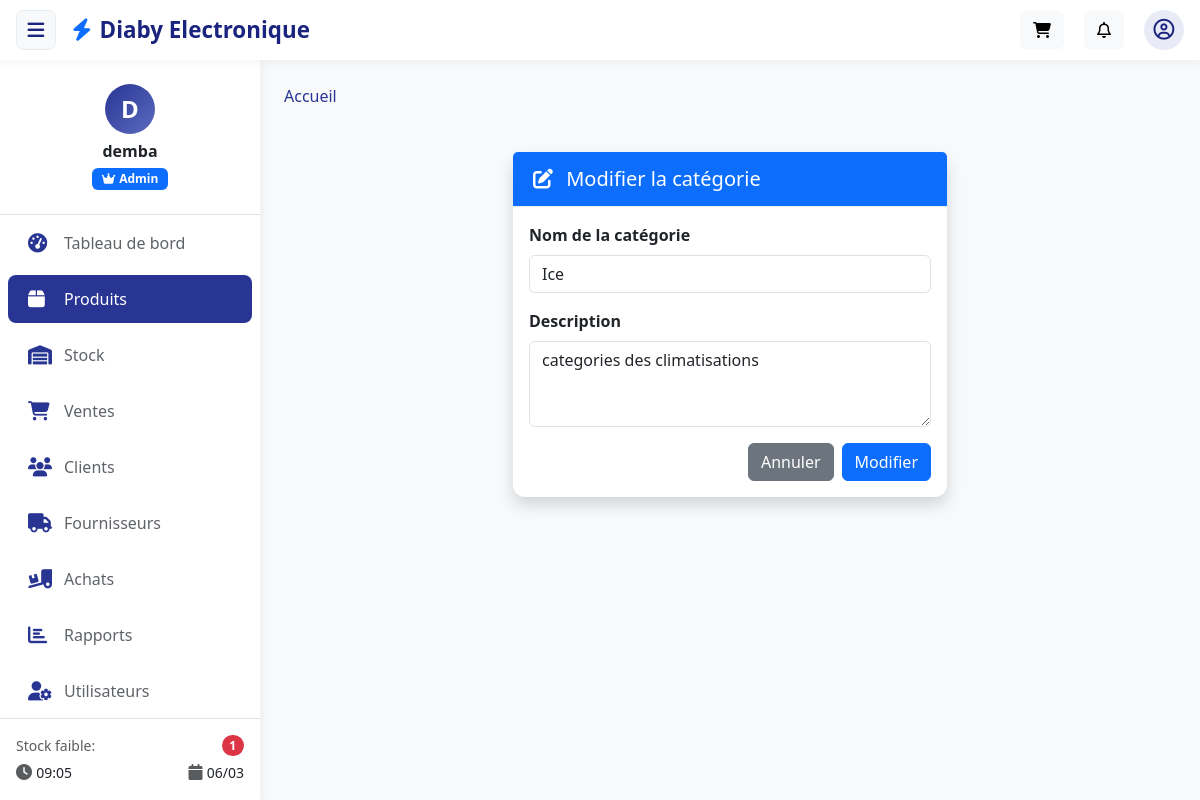
Screenshot of /products/categories/3/edit/ (signed in) with the database file from the repository.
### apps/core/models.py (models this page shows, shortened)
class ShopSettings(models.Model):
    CURRENCY_CHOICES = (
        ('FCFA', 'FCFA (Franc CFA)'),
        ('EUR', 'EUR (Euro)'),
        ('USD', 'USD (Dollar US)'),
    )
    name = models.CharField(max_length=200, default='Diaby Electronic')
    logo = models.ImageField(upload_to='shop/', blank=True, null=True)
    phone = models.CharField(max_length=50, blank=True)
    email = models.EmailField(blank=True)
    address = models.TextField(blank=True)
    currency = models.CharField(max_length=10, choices=CURRENCY_CHOICES, default='FCFA')
    ninea = models.CharField(max_length=50, blank=True)
    tax_number = models.CharField(max_length=50, blank=True)
    updated_by = models.ForeignKey(
        settings.AUTH_USER_MODEL,
        on_delete=models.SET_NULL,
        null=True,
        blank=True,
        related_name='updated_shop_settings'
    )
    updated_at = models.DateTimeField(auto_now=True)
    @classmethod
    def get_solo(cls):
        obj, _ = cls.objects.get_or_create(pk=1)
        return obj

### apps/accounts/models.py (models this page shows, shortened)
class CustomUser(AbstractUser):
    ROLE_CHOICES = (
        ('admin', 'Administrateur'),
        ('manager', 'Gestionnaire'),
        ('seller', 'Vendeur'),
    )
    role = models.CharField(
        max_length=20,
        choices=ROLE_CHOICES,
        default='seller'
    )
    phone = models.CharField(max_length=20, blank=True, null=True)
    created_at = models.DateTimeField(auto_now_add=True)
    objects = CustomUserManager()  # <- important pour utiliser notre manager

### apps/products/models.py (models this page shows, shortened)
class Category(models.Model):
    name = models.CharField(max_length=100, unique=True)
    description = models.TextField(blank=True, null=True)
    created_at = models.DateTimeField(auto_now_add=True)
    class Meta:
        verbose_name_plural = "Catégories"

### apps/products/views.py (the view)
# urls.py: path('categories/<int:pk>/edit/', views.category_update, name='category_update'),
@login_required
@admin_required
def category_update(request, pk):
    category = get_object_or_404(Category, pk=pk)
    if request.method == 'POST':
        form = CategoryForm(request.POST, instance=category)
        if form.is_valid():
            form.save()
            return redirect('products:category_list')
    else:
        form = CategoryForm(instance=category)
    return render(request, 'products/category_form.html', {'form': form, 'category': category})

### apps/products/forms.py
class CategoryForm(forms.ModelForm):
    class Meta:
        model = Category
        fields = ['name', 'description']

### apps/core/context_processors.py (called while the page is built)
def sidebar_stats(request):
    low_stock_count = Product.objects.filter(
        stock_quantity__lte=F('low_stock_threshold')
    ).count()
    return {
        'low_stock_count': low_stock_count,
        'current_time': timezone.localtime(),
    }

def shop_settings(request):
    try:
        settings_obj = ShopSettings.get_solo()
    except OperationalError:
        settings_obj = None
    return {'shop_settings': settings_obj}

### apps/products/templates/products/category_form.html (shortened to what this page needs)
{% extends 'base.html' %}
{% load static %}
{% block content %}
<div class="row justify-content-center">
    <div class="col-md-6">
        <div class="card shadow">
            <div class="card-header bg-primary text-white">
                <h5 class="card-title mb-0">
                    <i class="fas {% if form.instance.pk %}fa-edit{% else %}fa-plus-circle{% endif %} me-2"></i>
                    {% if form.instance.pk %}
                        Modifier la catégorie
                    {% else %}
                        Nouvelle catégorie
                    {% endif %}
                </h5>
            </div>
            <div class="card-body">
                <form method="post">
                    <div class="mb-3">
                        <label class="form-label fw-bold">Nom de la catégorie</label>
                        <input type="text"
                               name="name"
                               class="form-control {% if form.name.errors %}is-invalid{% endif %}"
                               value="{{ form.name.value|default:'' }}"
                               placeholder="Ex: Téléphones, Accessoires..."
                               required>
                    </div>
                    <div class="mb-3">
                        <label class="form-label fw-bold">Description</label>
                        <textarea name="description"
                                  class="form-control {% if form.description.errors %}is-invalid{% endif %}"
                                  rows="3"
                                  placeholder="Description (optionnelle)...">{{ form.description.value|default:'' }}</textarea>
                    </div>
                    <div class="d-flex justify-content-end gap-2">
                        <a href="{% url 'products:category_list' %}" class="btn btn-secondary">
                            Annuler
                        </a>
                        <button type="submit" class="btn btn-primary">
                            {% if form.instance.pk %}Modifier{% else %}Créer{% endif %}
                        </button>
                    </div>
                </form>
            </div>
        </div>
    </div>
</div>
{% endblock %}

### templates/includes/navbar.html (shortened to what this page needs)
<nav class="navbar px-3">
    <div class="container-fluid d-flex align-items-center justify-content-between p-0">
        <div class="d-flex align-items-center">
            <button class="toggle-sidebar d-none d-md-flex me-3" id="toggleSidebar" type="button">
                <i class="fas fa-bars"></i>
            </button>
            <a class="navbar-brand d-flex align-items-center m-0" href="{% url 'accounts:home' %}">
                <i class="fas fa-bolt me-2 text-primary"></i>
                <span class="fw-bold">{{ shop_settings.name|default:"Diaby Electronic" }}</span>
            </a>
        </div>
        <div class="user-menu">
            {% if user.is_authenticated %}
                <div class="dropdown">
                    <button class="btn btn-light position-relative" type="button" id="cartButton" data-bs-toggle="dropdown" data-cart-summary-url="{% url 'products:cart_summary' %}" data-cart-checkout-url="{% url 'sales:cart_checkout' %}">
                        <i class="fas fa-shopping-cart"></i>
                    </button>
                </div>
                <div class="dropdown">
                    <button class="btn btn-light position-relative" type="button" data-bs-toggle="dropdown">
                        <i class="far fa-bell"></i>
                    </button>
                </div>
                <div class="dropdown">
                    <div class="user-avatar" data-bs-toggle="dropdown">
                        {% if user.avatar %}
                            <img src="{{ user.avatar.url }}" alt="{{ user.username }}" style="width: 40px; height: 40px; border-radius: 50%; object-fit: cover;">
                        {% else %}
                            <i class="far fa-user-circle"></i>
                        {% endif %}
                    </div>
                </div>
            {% else %}
                <a class="btn btn-primary" href="{% url 'accounts:login' %}">
                    <i class="fas fa-sign-in-alt me-2"></i>Connexion
                </a>
            {% endif %}
        </div>
    </div>
</nav>

### templates/includes/sidebar.html (shortened to what this page needs)
<div class="sidebar d-flex flex-column" id="sidebar">
    <div class="user-info text-center py-4 border-bottom">
        <div class="avatar-circle mb-2">
            {% if user.avatar %}
                <img src="{{ user.avatar.url }}" alt="{{ user.username }}" class="avatar-img">
            {% else %}
                <span class="avatar-initials">
                    {{ user.first_name|first|default:user.username|first|upper }}
                </span>
            {% endif %}
        </div>
        <h6 class="mb-1 fw-bold">{{ user.get_full_name|default:user.username }}</h6>
        <span class="badge role-badge {% if user.role == 'admin' %}bg-primary
                                     {% elif user.role == 'manager' %}bg-success
                                     {% else %}bg-info{% endif %}">
            {% if user.role == 'admin' %}
                <i class="fas fa-crown me-1"></i>Admin
            {% elif user.role == 'manager' %}
                <i class="fas fa-chart-line me-1"></i>Manager
            {% else %}
                <i class="fas fa-cash-register me-1"></i>Vendeur
            {% endif %}
        </span>
    </div>
    <div class="sidebar-menu flex-grow-1">
        <ul class="nav flex-column">
            <li class="nav-item">
                <a href="{% url 'accounts:home' %}" class="nav-link {% if request.resolver_match.url_name == 'home' %}active{% endif %}">
                    <i class="fas fa-tachometer-alt"></i>
                    <span>Tableau de bord</span>
                </a>
            </li>
            {% if user.role == 'admin' %}
                <li class="nav-item">
                    <a href="{% url 'products:product_list' %}" class="nav-link {% if 'products' in request.path %}active{% endif %}">
                        <i class="fas fa-box"></i>
                        <span>Produits</span>
                    </a>
                </li>
                <li class="nav-item">
                    <a href="{% url 'stock:movement_list' %}" class="nav-link {% if 'stock' in request.path %}active{% endif %}">
                        <i class="fas fa-warehouse"></i>
                        <span>Stock</span>
                    </a>
                </li>
                <li class="nav-item">
                    <a href="{% url 'sales:sale_list' %}" class="nav-link {% if 'sales' in request.path %}active{% endif %}">
                        <i class="fas fa-shopping-cart"></i>
                        <span>Ventes</span>
                    </a>
                </li>
                <li class="nav-item">
                    <a href="{% url 'clients:client_list' %}" class="nav-link {% if 'clients' in request.path %}active{% endif %}">
                        <i class="fas fa-users"></i>
                        <span>Clients</span>
                    </a>
                </li>
                <li class="nav-item">
                    <a href="{% url 'suppliers:supplier_list' %}" class="nav-link {% if 'suppliers' in request.path %}active{% endif %}">
                        <i class="fas fa-truck"></i>
                        <span>Fournisseurs</span>
                    </a>
                </li>
                <li class="nav-item">
                    <a href="{% url 'purchases:purchase_list' %}" class="nav-link {% if 'purchases' in request.path %}active{% endif %}">
                        <i class="fas fa-truck-loading"></i>
                        <span>Achats</span>
                    </a>
                </li>
                <li class="nav-item">
                    <a href="#" class="nav-link {% if 'reports' in request.path %}active{% endif %}">
                        <i class="fas fa-chart-bar"></i>
                        <span>Rapports</span>
                    </a>
                </li>
                <li class="nav-item">
                    <a href="#" class="nav-link  {% if 'users' in request.path %}active{% endif %}">
                        <i class="fas fa-user-cog"></i>
                        <span>Utilisateurs</span>
                    </a>
                </li>
            {% endif %}
        </ul>
    </div>
    <div class="sidebar-footer border-top p-3 bg-white">
        <div class="d-flex justify-content-between align-items-center mb-1">
            <small class="text-muted">Stock faible:</small>
            <span class="badge bg-danger rounded-pill">{{ low_stock_count|default:0 }}</span>
        </div>
        <div class="d-flex justify-content-between">
            <span><i class="fas fa-clock text-muted"></i> <small>{{ current_time|date:"H:i" }}</small></span>
            <span><i class="fas fa-calendar text-muted"></i> <small>{% now "d/m" %}</small></span>
        </div>
    </div>
</div>

### templates/base.html (style rules this page uses)
:root { --primary-dark: #1a237e; --primary: #283593; --primary-light: #5c6bc0; --primary-soft: #e8eaf6; --gray-200: #e9ecef; --gray-800: #343a40; --sidebar-width: 260px; --sidebar-collapsed-width: 70px; --header-height: 60px; }
body { background-color: #f8f9fa; font-family: 'Segoe UI', system-ui, -apple-system, sans-serif; overflow-x: hidden; }
.navbar { background: white !important; box-shadow: 0 2px 10px rgba(0,0,0,0.05); height: var(--header-height); position: fixed; top: 0; right: 0; left: 0; z-index: 1030; padding: 0; display: flex; align-items: center; }
.navbar-brand { color: var(--primary-dark) !important; font-weight: 600; font-size: 1.4rem; }
.navbar-brand i { color: var(--primary); margin-right: 8px; }
.sidebar { width: var(--sidebar-width); background: white; box-shadow: 2px 0 10px rgba(0,0,0,0.05); height: calc(100vh - var(--header-height)); position: fixed; top: var(--header-height); left: 0; overflow-y: auto; transition: all 0.3s ease; z-index: 1020; }
.sidebar .nav-link { color: #5f6368; padding: 12px 20px; margin: 4px 8px; border-radius: 8px; transition: all 0.2s; display: flex; align-items: center; gap: 12px; }
.sidebar .nav-link i { font-size: 1.2rem; width: 24px; color: var(--primary); }
.sidebar .nav-link.active { background: var(--primary); color: white; }
.sidebar .nav-link.active i { color: white; }
.user-menu { display: flex; align-items: center; gap: 20px; }
.user-avatar { width: 40px; height: 40px; border-radius: 50%; background: var(--primary-soft); display: flex; align-items: center; justify-content: center; color: var(--primary-dark); font-weight: 600; cursor: pointer; }
.user-avatar i { font-size: 1.3rem; }
.toggle-sidebar { background: #f8f9fa; border: 1px solid var(--gray-200); color: var(--primary-dark) !important; font-size: 1.2rem; cursor: pointer; width: 40px; height: 40px; border-radius: 8px; display: flex; align-items: center; justify-content: center; transition: all 0.2s; }
.card { border: none; border-radius: 12px; box-shadow: 0 2px 12px rgba(0,0,0,0.05); margin-bottom: 20px; }
.card-header { background: white; border-bottom: 1px solid var(--primary-soft); padding: 15px 20px; font-weight: 600; }

### templates/includes/sidebar.html (style rules this page uses)
.sidebar { display: flex; flex-direction: column; }
.sidebar-menu { overflow-y: auto; scrollbar-width: thin; }
.avatar-circle { width: 50px; height: 50px; border-radius: 50%; margin: 0 auto; background: linear-gradient(135deg, var(--primary), var(--primary-light)); display: flex; align-items: center; justify-content: center; }
.avatar-initials { color: white; font-size: 1.5rem; font-weight: 600; }
.role-badge { font-size: 0.75rem; padding: 0.3rem 0.6rem; }
.sidebar-footer { margin-top: auto; }

### rows the page displays
ShopSettings: name "Diaby Electronique"
CustomUser: first_name|first "D", get_full_name "demba"
Category: name "Ice", description "categories des climatisations"

### other values shown
{{ low_stock_count|default:0 }} "1"
{{ current_time|date:"H:i" }} "09:05"
